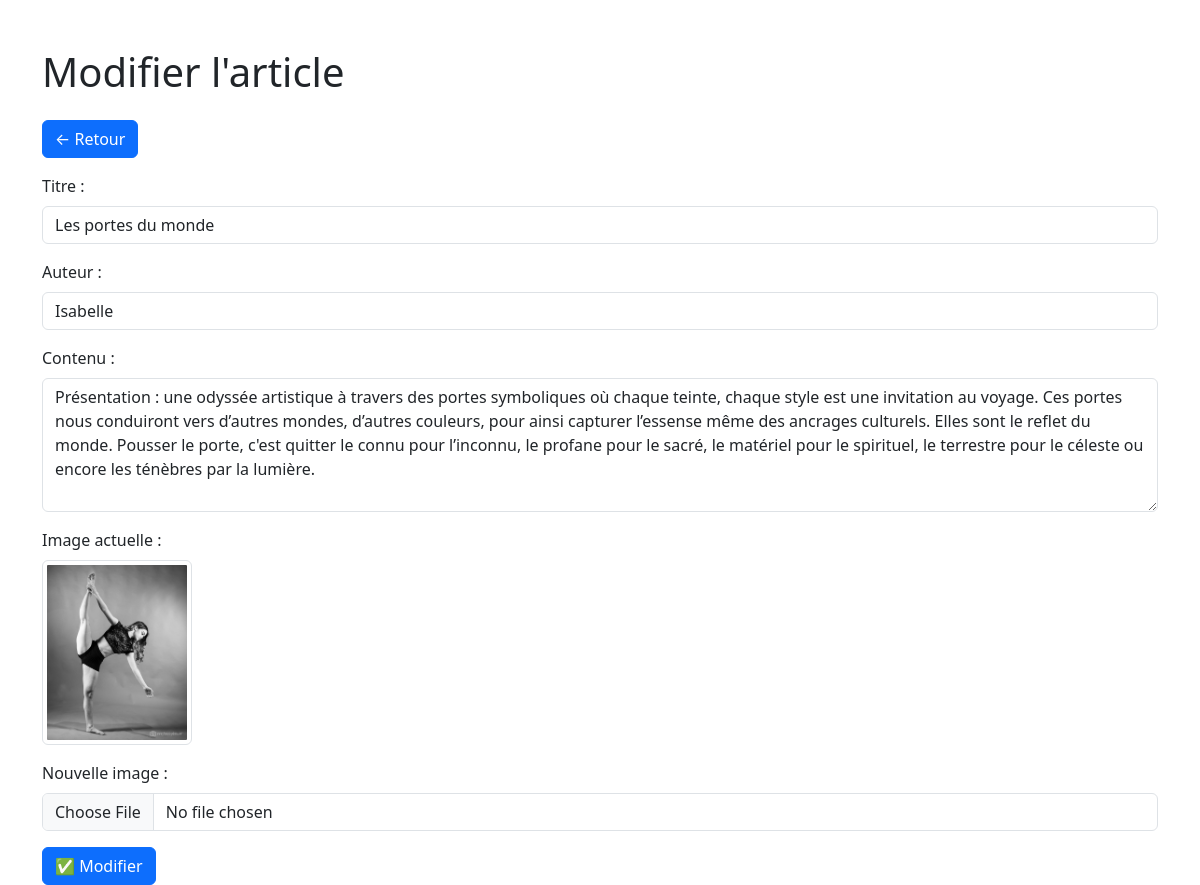
Page /admin/modify.php?id=14 (signed in) on the committed database.
### tables this page shows
CREATE TABLE `article` (
  `id` int NOT NULL,
  `title` varchar(50) NOT NULL,
  `content` text NOT NULL,
  `date` date NOT NULL,
  `author` varchar(20) NOT NULL,
  `image` varchar(250) NOT NULL
);

### config/data.php (called while the page is built, shortened)
<?php
function getDBConnection() {
    static $pdo = null;
    if ($pdo === null) {
        $dsn = 'mysql:host=mysql';
        $user = '';
        $password = '';
        $options = [
            PDO::ATTR_ERRMODE => PDO::ERRMODE_EXCEPTION,
            PDO::ATTR_DEFAULT_FETCH_MODE => PDO::FETCH_ASSOC,
            PDO::ATTR_EMULATE_PREPARES => false,
        ];
        try {
            $pdo = new PDO($dsn, $user, $password, $options);
        } catch (PDOException $e) {
            die("Erreur de connexion : " . $e->getMessage());
        }
    }
    return $pdo;
}
function getArticle($id) {
    $pdo = getDBConnection();
    $sql = "SELECT * FROM article WHERE id = :id";
    $stmt = $pdo->prepare($sql);
    $stmt->execute(['id' => intval($id)]);
    return $stmt->fetch();
}
?>

### admin/modify.php (the view, shortened to what this page needs)
<?php
require_once '../config/data.php';
$id = intval($_GET['id']);
$article = getArticle($id);
?>
<!DOCTYPE html>
<html lang="fr">
<head>
    <link href="https://cdn.jsdelivr.net/npm/bootstrap@5.3.0/dist/css/bootstrap.min.css" rel="stylesheet">
</head>
<body>
    <div class="container mt-5">
        <h1 class="mb-4">Modifier l'article</h1>
        <button class="btn btn-primary" onclick="history.back()" style="margin-bottom: 1rem;">← Retour</button>
        <form action="" method="post" enctype="multipart/form-data">
            <div class="mb-3">
                <label for="titre" class="form-label">Titre :</label>
                <input type="text" name="titre" id="titre" class="form-control" value="<?= htmlspecialchars($article['title']); ?>" required>
            </div>
            <div class="mb-3">
                <label for="auteur" class="form-label">Auteur :</label>
                <input type="text" name="auteur" id="auteur" class="form-control" value="<?= htmlspecialchars($article['author']); ?>" required>
            </div>
            <div class="mb-3">
                <label for="article" class="form-label">Contenu :</label>
                <textarea name="article" id="article" class="form-control" rows="5" required><?= htmlspecialchars($article['content']); ?></textarea>
            </div>
            <div class="mb-3">
                <label class="form-label">Image actuelle :</label><br>
                <?php if (!empty($article['image'])): ?>
                    <img src="<?= htmlspecialchars($article['image']); ?>" class="img-thumbnail" style="width: 150px; height: auto;" alt="Image actuelle">
                <?php else: ?>
                    <p>Aucune image disponible.</p>
                <?php endif; ?>
            </div>
            <div class="mb-3">
                <label for="image" class="form-label">Nouvelle image :</label>
                <input type="file" name="image" id="image" class="form-control">
            </div>
            <button type="submit" class="btn btn-primary">✅ Modifier</button>
        </form>
    </div>
</body>
</html>

### rows in the picture
article: titre "Les portes du monde", auteur "Isabelle", article "Présentation : une odyssée artistique à travers des portes symboliques où chaque teinte, chaque style est une invitation au voyage. Ces portes nous conduiront vers d’autres mondes, d’autres couleurs, pour ainsi capturer l’essense même des ancrages culturels. Elles sont le reflet du monde. Pousser le porte, c'est quitter le connu pour l’inconnu, le profane pour le sacré, le matériel pour le spirituel, le terrestre pour le céleste ou encore les ténèbres par la lumière.", image (picture)
